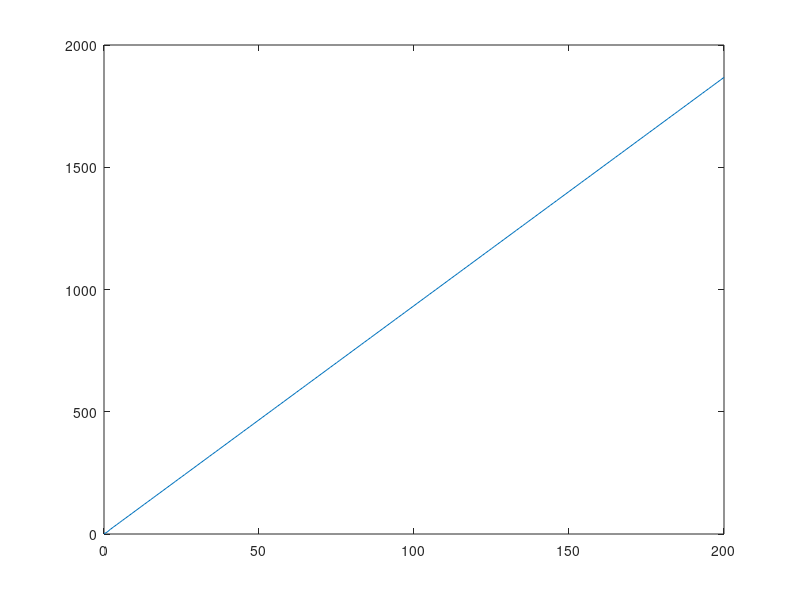

Reproduce this figure in MATLAB.
function [z,v,t] = rktest( )

realCD = .47;
BMass = 12; %kg
PMass = 11; %kg
GVol = 50; % m^3
dz = 0; %initial change in altitude is 0 meters
vol = GVol; %the initial balloon volume is equal to the amount of air pumped in. (m^3)
dVol = 0; %the change of the volume is initally 0
r = 287; %This is the gas constant. Units are J/(kgK). 
Mb = 4.0026; %This is the molecular weight of the balloon gas (Helium)
p = 101325;%This is the inital atmospheric pressure (Pa) or kg/ms^2
temp = 15; %This is the initial temperature Celsius
tempK = temp + 273.15; % This is the temperature in Kelvin
RhoA = p/(.2869*tempK); %This is the density of air (kg/m^3) https://www.grc.nasa.gov/www/k-12/airplane/atmosmet.html
Wg = Mb*p*vol/(r*tempK);
Wf = BMass*9.81; % This is the weight of the balloon in Newtons (Bmass is in kg)
Wp = PMass*9.81; % This is the weight of the payload in Newtons
cb = 0.55; % This is the apparent additional mass coefficient for balloons based on a study from UMich in 1995
g = 9.81; % acceleration caused by gravity (m/sec^2)
dt = 1;
radius = ((3/(4*pi))*vol)^(1/3);
Ca = pi*radius.^2;
mass = PMass+BMass+Mb;

h = 1;
t = 0:200;
N = length(t);
z = zeros(N,1);
v = zeros(N,1);
z(1) = 1;
v(1) = 0;

for i = 1:(N-1)   
    
    k1 = h * v(i);
    s1 = h * f(v(i));
    
    k2 = h * (v(i) + 1/2* s1);
    s2 = h * f(v(i)+1/2*s1);
    
    k3 = h * (v(i) + 1/2* s2);
    s3 = h * f(v(i)+1/2*s2);
    
    k4 = h * (v(i) + s3);
    s4 = h * f(v(i)+s3);
    
    z(i+1) = z(i)+1/6*(k1+2*k2+2*k3+k4);
    
    v(i+1) = v(i)+1/6*(s1+2*s2+2*s3+s4);
end
    function r=f(v)
        
        r=(g*(RhoA*vol-mass)-.5*RhoA*realCD*v*abs(v)*Ca)/(mass+cb*RhoA*vol);
        
    end
plot(t,z)
end
